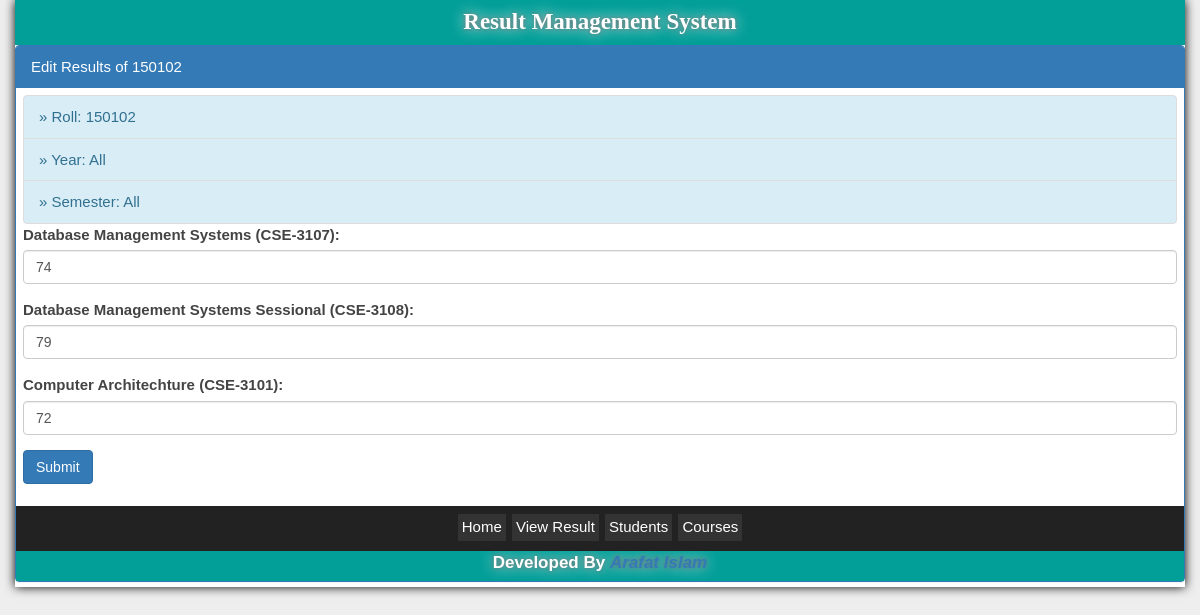
The app's page /admin/editres.php?act=edit&roll=150102 (signed in) with its own data.
### tables this page shows
CREATE TABLE `result` (
  `id` int(10) UNSIGNED NOT NULL,
  `roll` int(10) UNSIGNED NOT NULL,
  `year` tinyint(3) UNSIGNED NOT NULL,
  `semester` tinyint(3) UNSIGNED NOT NULL,
  `c_id` int(10) UNSIGNED NOT NULL,
  `marks` tinyint(4) NOT NULL
);

CREATE TABLE `course` (
  `id` int(10) UNSIGNED NOT NULL,
  `code` varchar(10) NOT NULL,
  `title` varchar(50) NOT NULL,
  `credit` decimal(3,2) UNSIGNED NOT NULL,
  `year` tinyint(1) UNSIGNED NOT NULL,
  `semester` tinyint(1) UNSIGNED NOT NULL,
  `status` tinyint(1) NOT NULL DEFAULT '1'
);

### includes/functions.php (called while the page is built, shortened)
<?php
	function get($var){
		return sanitize($_GET[$var]);
	}
	function sanitize($var){
		return addslashes(htmlspecialchars(trim($var)));
	}
?>

### admin/editres.php (the view, shortened to what this page needs)
<?php
	include 'init.php';
	if(isset($_GET["act"]))
		$act = get("act");
	else
		$act="";
	if($act=="edit" && isset($_GET["roll"]))
	{
		$roll = get("roll");
		if(isset($_GET["year"],$_GET["semester"]))
		{
			$year = get("year"); $semester = get("semester");
			$title = "Edit Results of ".$roll." of ".$year."-".$semester;
		}
		else
		{
			$title = "Edit Results of ".$roll;
		}
	}
	else {
		$title = "Edit Results";
	}
	include 'header.php';
	echo '
<div class="panel panel-primary">
	<div class="panel-heading">'.$title.'</div>
	<div class="panel-body" style="padding: 5px;">';
	if($act=="edit" && isset($roll))
	{
		$sql = "SELECT r.id,c.code,c.title,r.marks FROM result as r INNER JOIN course as c ON r.roll='$roll'";
		$sql .= " AND r.c_id=c.id";
		$sql = $db->query($sql);
		if(!isset($year))
			$year="All";
		if(!isset($semester))
			$semester="All";
		echo '
		<div class="panel-body" style="padding: 2px;"><div class="list-group">
			<li class="list-group-item list-group-item-info"> &#187; Roll: '.$roll.'</li>
			<li class="list-group-item list-group-item-info"> &#187; Year: '.$year.'</li>
			<li class="list-group-item list-group-item-info"> &#187; Semester: '.$semester.'</li>
		</div>';
		echo '<form method="post" id="marksForm">';
		while($res=$sql->fetch_assoc())
		{
			echo '
		<div class="form-group">
            <label for="select">'.$res["title"].' ('.$res["code"].'):</label>
            <input type="number" class="form-control" name="result['.$res["id"].']" value="'.$res["marks"].'" min="0" max="100">
        </div>';
		}
        echo '
        <div class="form-group">
    		<button type="submit" class="btn btn-primary">Submit</button>
    	</div>
    	';
		echo '</form>';
	}
	else
	{
		redir($site->url);
	}
	echo '
		</div>
	</div>';
?>
<?php
	include 'footer.php';
?>

### css/styles.css (style rules this page uses)
body { background:#eee; }
p, li { margin: 0 0 10px; }

### records on screen
result: course.title "Database Management Systems", course.code "CSE-3107", marks "74"
result: course.title "Database Management Systems Sessional", course.code "CSE-3108", marks "79"
result: course.title "Computer Architechture", course.code "CSE-3101", marks "72"

### other values on screen
$site->name "Result Management System"
$title "Edit Results of 150102"
$roll "150102"
$year "All"
$semester "All"
